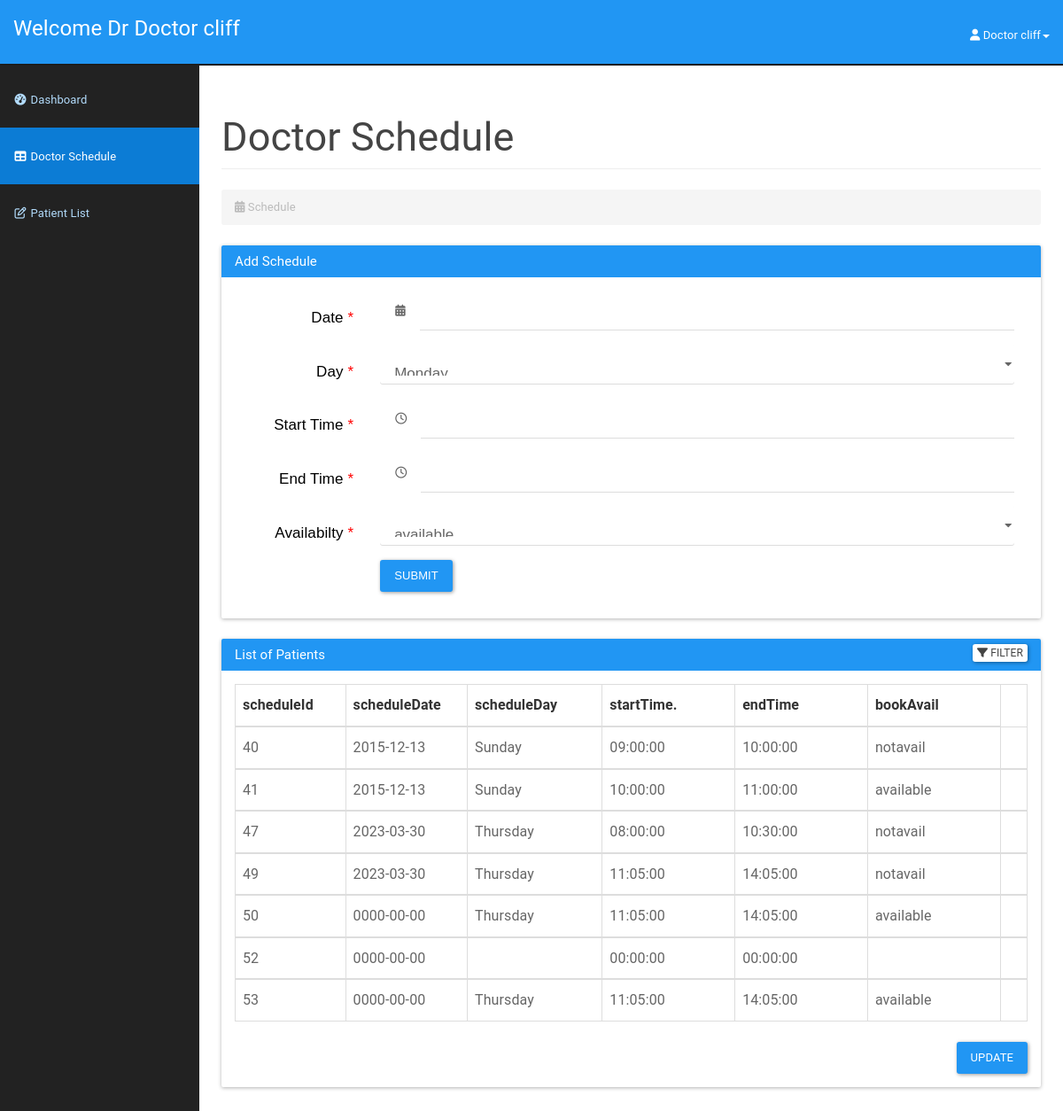
Page /doctor/addschedule.php (signed in) on the committed database.
### tables this page shows
CREATE TABLE `doctor` (
  `icDoctor` bigint(12) NOT NULL,
  `password` varchar(20) NOT NULL,
  `doctorId` int(3) NOT NULL,
  `doctorFirstName` varchar(50) NOT NULL,
  `doctorLastName` varchar(50) NOT NULL,
  `doctorAddress` varchar(100) NOT NULL,
  `doctorPhone` varchar(15) NOT NULL,
  `doctorEmail` varchar(20) NOT NULL,
  `doctorDOB` date NOT NULL
);

CREATE TABLE `doctorschedule` (
  `scheduleId` int(11) NOT NULL,
  `scheduleDate` date NOT NULL,
  `scheduleDay` varchar(15) NOT NULL,
  `startTime` time NOT NULL,
  `endTime` time NOT NULL,
  `bookAvail` varchar(10) NOT NULL
);

### doctor/addschedule.php (the view, shortened to what this page needs)
<?php
include_once '../assets/conn/dbconnect.php';
$usersession = $_SESSION['doctorSession'];
$res=mysqli_query($con,"SELECT * FROM doctor WHERE doctorId=".$usersession);
$userRow=mysqli_fetch_array($res,MYSQLI_ASSOC);
?>
<!DOCTYPE html>
<html lang="en">
    <head>
        <link href="assets/css/material.css" rel="stylesheet">
        <link href="assets/css/sb-admin.css" rel="stylesheet">
        <link href="assets/css/time/bootstrap-clockpicker.css" rel="stylesheet">
        <link href="assets/css/style.css" rel="stylesheet">
        <link href="assets/font-awesome/css/font-awesome.css" rel="stylesheet">
        <link rel="stylesheet" href="https://formden.com/static/cdn/bootstrap-iso.css" />
        <link rel="stylesheet" href="https://formden.com/static/cdn/font-awesome/4.4.0/css/font-awesome.min.css" />
    </head>
    <body>
        <div id="wrapper">
            <nav class="navbar navbar-inverse navbar-fixed-top" role="navigation">
                <div class="navbar-header">
                    <a class="navbar-brand" href="doctordashboard.php">Welcome Dr <?php echo $userRow['doctorFirstName'];?> <?php echo $userRow['doctorLastName'];?></a>
                </div>
                <ul class="nav navbar-right top-nav">
                    <li class="dropdown">
                        <a href="#" class="dropdown-toggle" data-toggle="dropdown"><i class="fa fa-user"></i> <?php echo $userRow['doctorFirstName']; ?> <?php echo $userRow['doctorLastName']; ?><b class="caret"></b></a>
                    </li>
                </ul>
                <div class="collapse navbar-collapse navbar-ex1-collapse">
                    <ul class="nav navbar-nav side-nav">
                        <li>
                            <a href="doctordashboard.php"><i class="fa fa-fw fa-dashboard"></i> Dashboard</a>
                        </li>
                        <li class="active">
                            <a href="addschedule.php"><i class="fa fa-fw fa-table"></i> Doctor Schedule</a>
                        </li>
                        <li>
                            <a href="patientlist.php"><i class="fa fa-fw fa-edit"></i> Patient List</a>
                        </li>
                    </ul>
                </div>
            </nav>
            <div id="page-wrapper">
                <div class="container-fluid">
                    <div class="row">
                        <div class="col-lg-12">
                            <h2 class="page-header">
                            Doctor Schedule
                            </h2>
                            <ol class="breadcrumb">
                                <li class="active">
                                    <i class="fa fa-calendar"></i> Schedule
                                </li>
                            </ol>
                        </div>
                    </div>
                    <div class="panel panel-primary">
                        <div class="panel-heading">
                            <h3 class="panel-title">Add Schedule</h3>
                        </div>
                        <div class="panel-body">
                            <div class="bootstrap-iso">
                             <div class="container-fluid">
                              <div class="row">
                               <div class="col-md-12 col-sm-12 col-xs-12">
                                <form class="form-horizontal" method="post">
                                 <div class="form-group form-group-lg">
                                  <label class="control-label col-sm-2 requiredField" for="date">
                                   Date
                                   <span class="asteriskField">
                                    *
                                   </span>
                                  </label>
                                  <div class="col-sm-10">
                                   <div class="input-group">
                                    <div class="input-group-addon">
                                     <i class="fa fa-calendar">
                                     </i>
                                    </div>
                                    <input class="form-control" id="date" name="date" type="text" required/>
                                   </div>
                                  </div>
                                 </div>
                                 <div class="form-group form-group-lg">
                                  <label class="control-label col-sm-2 requiredField" for="scheduleday">
                                   Day
                                   <span class="asteriskField">
                                    *
                                   </span>
                                  </label>
                                  <div class="col-sm-10">
                                   <select class="select form-control" id="scheduleday" name="scheduleday" required>
                                    <option value="Monday">
                                     Monday
                                    </option>
                                   </select>
                                  </div>
                                 </div>
                                 <div class="form-group form-group-lg">
                                  <label class="control-label col-sm-2 requiredField" for="starttime">
                                   Start Time
                                   <span class="asteriskField">
                                    *
                                   </span>
                                  </label>
                                  <div class="col-sm-10">
                                   <div class="input-group clockpicker"  data-align="top" data-autoclose="true">
                                    <div class="input-group-addon">
                                     <i class="fa fa-clock-o">
                                     </i>
                                    </div>
                                    <input class="form-control" id="starttime" name="starttime" type="text" required/>
                                   </div>
                                  </div>
                                 </div>
                                 <div class="form-group form-group-lg">
                                  <label class="control-label col-sm-2 requiredField" for="endtime">
                                   End Time
                                   <span class="asteriskField">
                                    *
                                   </span>
                                  </label>
                                  <div class="col-sm-10">
                                   <div class="input-group clockpicker"  data-align="top" data-autoclose="true">
                                    <div class="input-group-addon">
                                     <i class="fa fa-clock-o">
                                     </i>
                                    </div>
                                    <input class="form-control" id="endtime" name="endtime" type="text" required/>
                                   </div>
                                  </div>
                                 </div>
                                 <div class="form-group form-group-lg">
                                  <label class="control-label col-sm-2 requiredField" for="bookavail">
                                   Availabilty
                                   <span class="asteriskField">
                                    *
                                   </span>
                                  </label>
                                  <div class="col-sm-10">
                                   <select class="select form-control" id="bookavail" name="bookavail" required>
                                    <option value="available">
                                     available
                                    </option>
                                   </select>
                                  </div>
                                 </div>
                                 <div class="form-group">
                                  <div class="col-sm-10 col-sm-offset-2">
                                   <button class="btn btn-primary " name="submit" type="submit">
                                    Submit
                                   </button>
                                  </div>
                                 </div>
                                </form>
                               </div>
                              </div>
                             </div>
                            </div>
                        </div>
                    </div>
                    <div class="panel panel-primary filterable">
                        <div class="panel-heading">
                            <h3 class="panel-title">List of Patients</h3>
                            <div class="pull-right">
                            <button class="btn btn-default btn-xs btn-filter"><span class="fa fa-filter"></span> Filter</button>
                        </div>
                        </div>
                        <div class="panel-body">
                        <table class="table table-hover table-bordered">
                            <thead>
                                <tr class="filters">
                                    <th><input type="text" class="form-control" placeholder="scheduleId" disabled></th>
                                    <th><input type="text" class="form-control" placeholder="scheduleDate" disabled></th>
                                    <th><input type="text" class="form-control" placeholder="scheduleDay" disabled></th>
                                    <th><input type="text" class="form-control" placeholder="startTime." disabled></th>
                                    <th><input type="text" class="form-control" placeholder="endTime" disabled></th>
                                    <th><input type="text" class="form-control" placeholder="bookAvail" disabled></th>
                                </tr>
                            </thead>
                            <?php
                            $result=mysqli_query($con,"SELECT * FROM doctorschedule");
                            while ($doctorschedule=mysqli_fetch_array($result)) {
                                echo "<tbody>";
                                echo "<tr>";
                                    echo "<td>" . $doctorschedule['scheduleId'] . "</td>";
                                    echo "<td>" . $doctorschedule['scheduleDate'] . "</td>";
                                    echo "<td>" . $doctorschedule['scheduleDay'] . "</td>";
                                    echo "<td>" . $doctorschedule['startTime'] . "</td>";
                                    echo "<td>" . $doctorschedule['endTime'] . "</td>";
                                    echo "<td>" . $doctorschedule['bookAvail'] . "</td>";
                                    echo "<form method='POST'>";
                                    echo "<td class='text-center'><a href='#' id='".$doctorschedule['scheduleId']."' class='delete'><span class='glyphicon glyphicon-trash' aria-hidden='true'></span></a>
                            </td>";
                            }
                                echo "</tr>";
                           echo "</tbody>";
                       echo "</table>";
                       echo "<div class='panel panel-default'>";
                       echo "<div class='col-md-offset-3 pull-right'>";
                       echo "<button class='btn btn-primary' type='submit' value='Submit' name='submit'>Update</button>";
                        echo "</div>";
                        echo "</div>";
                        ?>
                        </div>
                    </div>
                </div>
            </div>
<link rel="stylesheet" href="https://cdnjs.cloudflare.com/ajax/libs/bootstrap-datepicker/1.4.1/css/bootstrap-datepicker3.css"/>
    </body>
</html>

### doctor/assets/css/sb-admin.css (style rules this page uses)
body { margin-top: 100px; background-color: #222; }
@media (min-width:768px) { body { margin-top: 50px; } }
#wrapper { padding-left: 0; }
#page-wrapper { min-height: 900px !important; width: 100%; padding: 0; background-color: #fff; }
@media (min-width:768px) { #wrapper { padding-left: 225px; } }
@media (min-width:768px) { #page-wrapper { padding: 10px; } }
.top-nav { padding: 0 15px; }
.top-nav>li { display: inline-block; float: left; }
.top-nav>li>a { padding-top: 17px; padding-bottom: 10px; line-height: 45px; color: white; }
@media (min-width:768px) { .side-nav { position: fixed; top: 80px; left: 225px; width: 225px; margin-left: -225px; border: none; border-radius: 0; overflow-y: auto; background-color: #222; bottom: 0; overflow-x: hidden; padding-bottom: 40px; } }
@media (min-width:768px) { .side-nav>li>a { width: 225px; } }

### doctor/assets/css/style.css (style rules this page uses)
.filterable { margin-top: 15px; }
.filterable .panel-heading .pull-right { margin-top: -20px; }
.filterable .filters input[disabled] { background-color: transparent; border: none; cursor: auto; box-shadow: none; padding: 0; height: auto; }

### doctor/addschedule.php (style rules this page uses)
.bootstrap-iso .formden_header h2, .bootstrap-iso .formden_header p, .bootstrap-iso form { font-family: Arial, Helvetica, sans-serif; color: black }
.bootstrap-iso form button, .bootstrap-iso form button:hover { color: white !important; }
.asteriskField { color: red; }

### rows in the picture
doctor: doctorFirstName "Doctor", doctorLastName "cliff"
doctorschedule: scheduleId "40", scheduleDate "2015-12-13", scheduleDay "Sunday", startTime "09:00:00", endTime "10:00:00", bookAvail "notavail"
doctorschedule: scheduleId "41", scheduleDate "2015-12-13", scheduleDay "Sunday", startTime "10:00:00", endTime "11:00:00", bookAvail "available"
doctorschedule: scheduleId "47", scheduleDate "2023-03-30", scheduleDay "Thursday", startTime "08:00:00", endTime "10:30:00", bookAvail "notavail"
doctorschedule: scheduleId "49", scheduleDate "2023-03-30", scheduleDay "Thursday", startTime "11:05:00", endTime "14:05:00", bookAvail "notavail"
doctorschedule: scheduleId "50", scheduleDate "0000-00-00", scheduleDay "Thursday", startTime "11:05:00", endTime "14:05:00", bookAvail "available"
doctorschedule: scheduleId "52", scheduleDate "0000-00-00", startTime "00:00:00", endTime "00:00:00"
doctorschedule: scheduleId "53", scheduleDate "0000-00-00", scheduleDay "Thursday", startTime "11:05:00", endTime "14:05:00", bookAvail "available"
